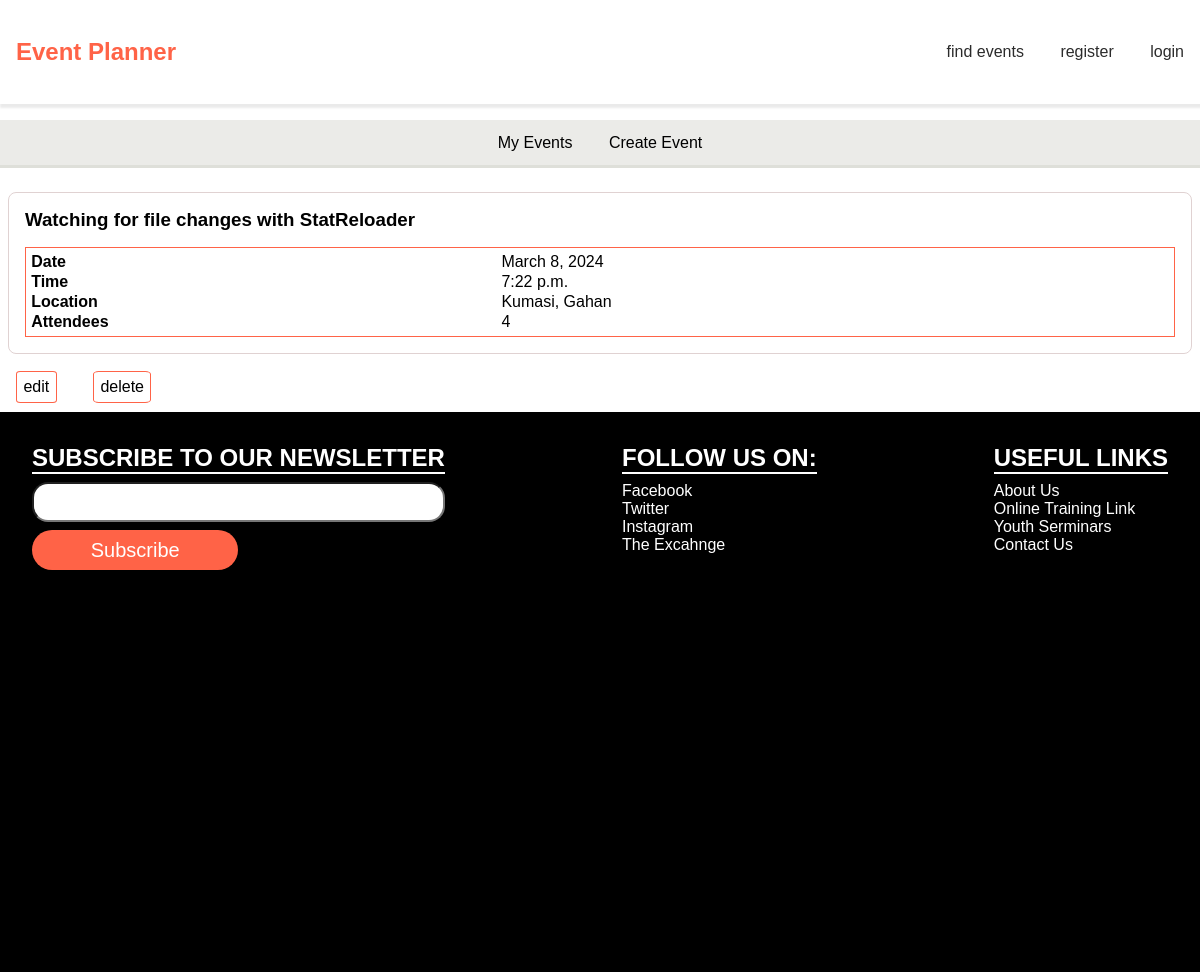
Page /control/event_details/Watching for file changes with StatReloader on the committed database.
### control/models.py (models this page shows, shortened)
class Event(models.Model):
    class EventState(models.TextChoices):
        OPEN = ("OPEN", "Open")
        CLOSED = ("CLOSED", "Closed")
    organizer = models.ForeignKey(User, on_delete=models.CASCADE)
    title = models.CharField(max_length=100, unique=True, blank=False, null=False)
    description = models.CharField(max_length=100, blank=False, null=False)
    details = models.TextField(blank=False)
    location = models.CharField(max_length=150, null=False, default="")
    image = models.ImageField(upload_to=base.MEDIA_ROOT)
    price_tag = models.FloatField(max_length=float("inf"), default=0)
    state = models.CharField(
        max_length=100, choices=EventState.choices, default=EventState.OPEN
    )
    date = models.DateField(default=timezone.now)
    time = models.TimeField(default=timezone.now)

### control/views.py (the view)
# urls.py: path("event_details/<str:title>", EventDetails.as_view(), name="event_details"),
class EventDetails(View):
    model = Event
    def get(self, request, title):
        event = self.model.objects.get(title=title)
        attendants = Attendants.objects.filter(event=event).count()
        context = {"event": event, "attendants": attendants}
        get_notification(request)
        return render(request, "control/event_details.html", context)

### control/contenxt_processor.py (called while the page is built)
def get_notification(request):
    return print(request.user)

### templates/control/event_details.html (shortened to what this page needs)
{% extends "base.html" %}
{% block content %}
<main>
    <div class="user-nav">
        <section class="options">
            <a href="{% url 'control:dashboard' %}">My Events</a>
            <a href="{% url 'control:create_event' %}">Create Event</a>
        </section>
    </div>
    <section class="notification">
        <h3>{{event.title}}</h3>
        <table class="table">
            <tr>
                <td><b>Date</b></td>
                <td>{{event.date}}</td>
            </tr>
            <tr>
                <td><b>Time</b></td>
                <td>{{event.time}}</td>
            </tr>
            <tr>
                <td><b>Location</b></td>
                <td>{{event.location}}</td>
            </tr>
            <tr>
                <td><b>Attendees</b></td>
                <td>{{attendants}}</td>
        </table>
    </section>
    <div class="action-btn">
        <a href="{% url 'control:edit_event' event.title %}">edit</a> <a
            href="{% url 'control:delete_event' event.title %}">delete</a>
    </div>
</main>
{% endblock content %}

### static/css/styles.css (style rules this page uses)
* { margin: 0; padding: 0; box-sizing: border-box; }
body { background-color: #fff; font-family: 'Lucida Sans', 'Lucida Sans Regular', 'Lucida Grande', 'Lucida Sans Unicode', Geneva, Verdana, sans-serif; }

### templates/control/event_details.html (style rules this page uses)
.user-nav { background-color: rgba(214, 213, 208, 0.486); display: flex; height: 3em; width: 100%; justify-content: center; align-items: center; position: sticky; color: white; border-bottom: 3px solid rgba(171, 177, 163, 0.219); }
.user-nav a { color: black; text-decoration: none; margin: 1rem; }
.notification { border: 1px solid rgba(207, 187, 187, 0.651); padding: 1rem; margin: 1.5rem 0.5rem; height: auto; justify-content: space-between; border-radius: 0.5rem; }
.action-btn a { border: 1px solid tomato; padding: 0.4rem; border-radius: 10%; color: black; text-decoration: none; margin: 1rem 1rem; }
.table { width: 100%; border: 1px solid tomato; margin-top: 1rem; padding: 0.2rem; }
main { margin-bottom: 1rem; padding: 0; }

### rows in the picture
Event: title "Watching for file changes with StatReloader", date "March 8, 2024", time "7:22 p.m.", location "Kumasi, Gahan"

### other values in the picture
{{ attendants }} "4"
